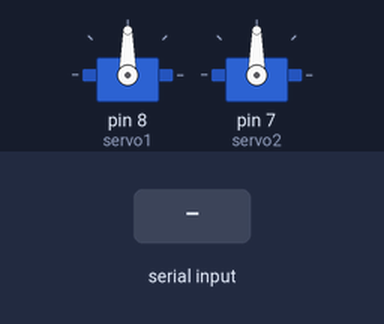
Simulated run of this sketch. Board: Arduino Uno, built with avr-gcc and run on an emulated ATmega328P. Shown: 2 × servo. The inputs (shaded band) are chosen by the test bench.

Above: at 2.2 s.
2.3 s: "w" received over Serial
At 2.7 s:
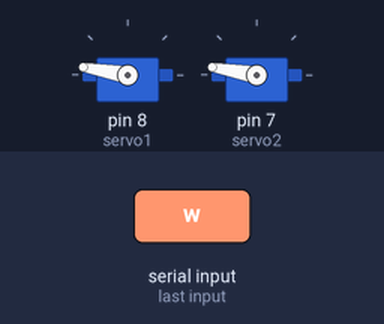
At 4.5 s:
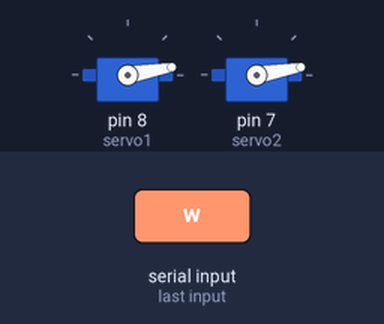
Timing chart, 0 to 11.3 s (numbered marks = the images above; inputs shaded):
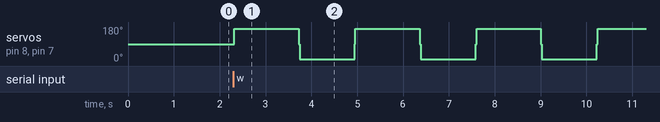

The sketch:

Loop_conor.ino
```cpp
#include <Servo.h>

Servo servo1;
Servo servo2;

int angle1 = 90; // Start at 90 degrees for servo 1
int angle2 = 90; // Start at 90 degrees for servo 2

const int minAngle = 170; // Minimum angle
const int maxAngle = 10; // Maximum angle

float average1 = 0;
float average2 = 0;
#define sensor1 0
#define sensor2 1

// Define the sequence of commands with descriptive names
enum Commands { FORWARD, BACKWARD };

// Define the sequence of commands
Commands commands[] = {FORWARD, BACKWARD};

// Define the duration of each action for each servo in milliseconds
int forwardDuration = 1200; // 1.3 seconds for forward motion
int backwardDuration = 1400; // 1.3 seconds for backward motion

void setup() {
  servo1.attach(8); // Attach servo 1 to pin 8
  servo2.attach(7); // Attach servo 2 to pin 7

  servo1.write(angle1); // Set initial angle for servo 1
  servo2.write(angle2); // Set initial angle for servo 2

  servo1.write(90); // Stop servo 1
  servo2.write(90); // Stop servo 2
  delay(1000); // Stop for 1 second

  Serial.begin(9600); // Initialize serial communication
}

void loop() {
if (Serial.available() > 0) {
  char inputChar = Serial.read();

  while (inputChar == 'w') {

  servo1.write(90); // Stop servo 1
  servo2.write(90); // Stop servo 2
  delay(20); // Stop for 1 second

  // Move backward


  servo1.write(minAngle); // Set servo 1 to minimum angle
  servo2.write(minAngle); // Set servo 2 to minimum angle
  delay(backwardDuration); // Wait for backward duration

  // Stop both servos after forward movement
  servo1.write(90); // Stop servo 1
  servo2.write(90); // Stop servo 2
  delay(20); // Stop for 1 second

    // Move forward
  servo1.write(maxAngle); // Set servo 1 to maximum angle
  servo2.write(maxAngle); // Set servo 2 to maximum angle
  delay(forwardDuration); // Wait for forward duration
  }
  if(inputChar == 'x'){
    servo1.write(90); // Write the new angle to servo 1
    servo2.write(90);
  }

  // Stop both servos after backward movement
  //servo1.write(90); // Stop servo 1
  //servo2.write(90); // Stop servo 2
  //delay(20); // Stop for 1 second

  //if
}
}
```

Measured:
- after the input at 2.3 s, servo on pin 8 (servo1), servo on pin 7 (servo2): 90° → 170° at once, then repeats every 2.6 s: 90° 0.02 s, 10° 1.2 s, 90° 0.02 s, 170° 1.4 s
